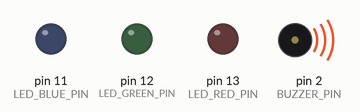
Simulated run of this sketch. Board: Arduino Uno, built with avr-gcc and run on an emulated ATmega328P. Parts: output pins drawn as LEDs (lit = HIGH), buzzer (waves = sounding).

Above: at 0.15 s.
At 7.9 s:
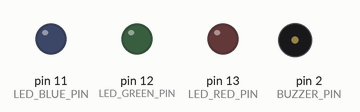
Timing chart, 0 to 9.4 s (numbered marks = the images above):
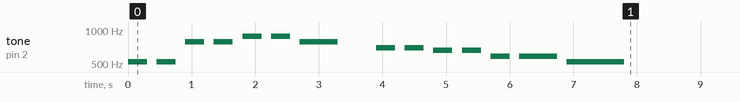

The sketch:

melody.ino
```cpp
#define BUZZER_PIN 2   // LED의 R 핀과 연결된 아두이노 핀 번호
#define LED_RED_PIN 13   // LED의 R 핀과 연결된 아두이노 핀 번호
#define LED_GREEN_PIN 12 // LED의 G 핀과 연결된 아두이노 핀 번호
#define LED_BLUE_PIN 11  // LED의 B 핀과 연결된 아두이노 핀 번호

#define NOTE_C4  262 //4옥타브 도에 해당하는 주파수
#define NOTE_D4  294 //4옥타브 레에 해당하는 주파수
#define NOTE_E4  330 //4옥타브 미에 해당하는 주파수
#define NOTE_F4  349 //4옥타브 파에 해당하는 주파수
#define NOTE_G4  392 //4옥타브 솔에 해당하는 주파수
#define NOTE_A4  440 //4옥타브 라에 해당하는 주파수
#define NOTE_B4  494 //4옥타브 시에 해당하는 주파수
#define NOTE_C5  523 //5옥타브 도에 해당하는 주파수
#define NOTE_D5  587
#define NOTE_E5  659
#define NOTE_F5  698
#define NOTE_G5  784
#define NOTE_A5  880
#define NOTE_B5  988
#define NOTE_C6  1047

#define MUTE 0 //무음 처리를 위해서 추가

#define TEMPO 300 //템포를 바꾸면 멜로디가 빨리 재생됩니다.

//tone과 beat라는 변수를 갖는 sound 구조체를 정의합니다.
struct sound {
    int tone;
    int beat;
};

//주파수와 음의 길이 정보를 갖는 구조체의 배열
//위에서 정한 sound 구조체를 여러개 가지고 있는 리스트를 정의합니다.
//15개의 정보를 리스트에 넣어주었습니다.
struct sound soundList[] = {
    {NOTE_C5, 1}, {NOTE_C5, 1}, {NOTE_G5, 1}, {NOTE_G5, 1}, {NOTE_A5, 1},
    {NOTE_A5, 1}, {NOTE_G5, 2}, {MUTE, 1}, {NOTE_F5, 1}, {NOTE_F5, 1},
    {NOTE_E5, 1}, {NOTE_E5, 1}, {NOTE_D5, 1}, {NOTE_D5, 2}, {NOTE_C5, 3},
};
int soundListCount = 15; //리스트 길이를 정해줍니다.

//멜로디 재생 여부를 저장하는 변수
//한 번만 재생 될 수 있도록 재생 되었음을 기록합니다.
bool isPlayed = false;

void setup() {
    pinMode(BUZZER_PIN, OUTPUT);     // 디지털 2번핀을 출력모드로 설정
    pinMode(LED_RED_PIN, OUTPUT);    // 디지털 11번핀을 출력모드로 설정
    pinMode(LED_GREEN_PIN, OUTPUT);  // 디지털 12번핀을 출력모드로 설정
    pinMode(LED_BLUE_PIN, OUTPUT);   // 디지털 13번핀을 출력모드로 설정
}

void loop() {
    if (isPlayed == true) { //멜로디가 재생된 경우 재생하지 않고 종료함
        return;
    }
    isPlayed = true; //멜로디 재생 여부를 true로 설정해서 1회만 재생되도록 함

    //soundListCount 만큼 반복하면서 차례대로 소리를 연주합니다
    for(int i = 0; i < soundListCount; i++)
    {
        if (soundList[i].tone == MUTE) { //주파수가 MUTE인 경우
            noTone(BUZZER_PIN); //소리를 내지 않습니다
        } else {
            tone(BUZZER_PIN, soundList[i].tone); //soundList의 i번째 주파수를 재생
        }
        delay(soundList[i].beat * TEMPO); //beat * TEMPO 만큼 연주

        noTone(BUZZER_PIN); //재생중지
        delay(TEMPO/2); //음과 음사이 반박자 대기
    }
}
```

Measured:
- by itself, tone on pin 2 (BUZZER_PIN): plays 523 Hz for 0.30 s, 523 Hz for 0.30 s, 784 Hz for 0.30 s, 784 Hz for 0.30 s, 880 Hz for 0.30 s, 880 Hz for 0.30 s … (14 notes in this stretch)
